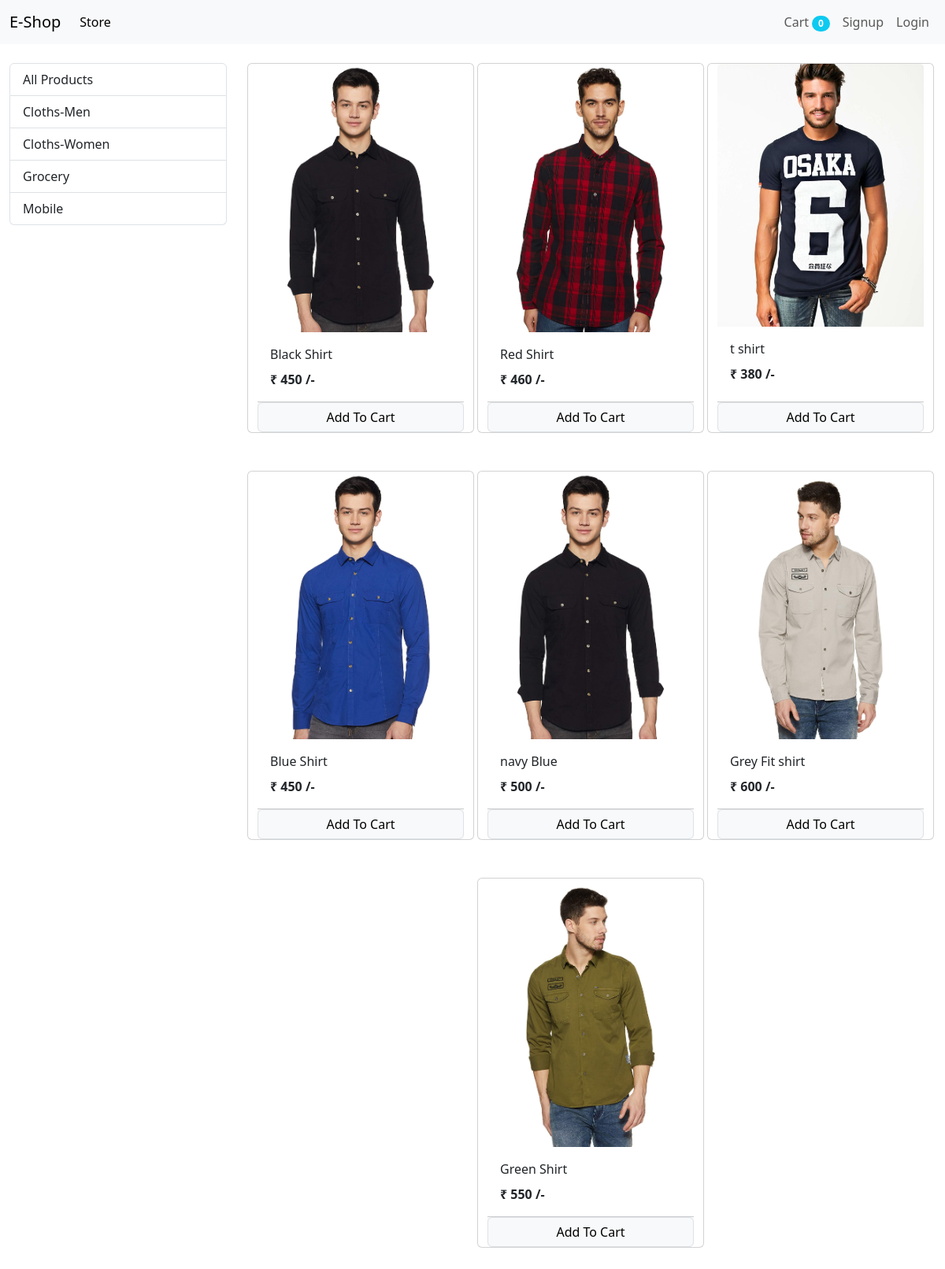
/?category=1, run on the app's committed database.
### store/models/category.py (models this page shows, shortened)
class Category(models.Model):
    name = models.CharField(max_length=20)
    @staticmethod
    def get_all_categories():
        return Category.objects.all()

### store/models/product.py (models this page shows, shortened)
class Product(models.Model):
    name = models.CharField(max_length=50)
    price = models.IntegerField(default=0)
    category =models.ForeignKey(Category ,on_delete=models.CASCADE , default=1)
    description = models.CharField(max_length=200 , default='')
    image = models.ImageField(upload_to='uploads/products/')
    @staticmethod
    def get_all_products_by_category_id(category_id):
        if(category_id):
            return Product.objects.filter(category = category_id)
        else:
            return Product.objects.all()

### store/views/home.py (the view, shortened to what this page needs)
# urls.py: path('' , Index.as_view() , name='homepage'),
class Index(View):
    def get(self , request):
        cart = request.session.get('cart')
        if not cart:
            request.session['cart'] = {}
        categories = Category.get_all_categories()
        category_id = request.GET.get('category')
        if category_id:
            product = Product.get_all_products_by_category_id(category_id)
        else:
            product = Product.get_all_product()
        data = {}
        data['products'] = product
        data['categories'] = categories
        print('you are ' , request.session.get('email'))
        return render(request , 'index.html' , data )

### store/templatetags/cart.py (called while the page is built)
@register.filter(name = "is_in_cart")
def is_in_cart(product,cart):
    keys = cart.keys()
    for id in keys:
        if int(id) == product.id :
            return True
    return False

### store/templatetags/custom_filter.py (called while the page is built)
@register.filter(name = "currency")
def currency(number):
    return "₹ "+str(number)

### store/templates/index.html (shortened to what this page needs)
{% extends 'base.html' %} {% block content %} {% load cart %} {% load custom_filter %}
<div class="container-fluid mt-4">
    <div class="row">
        <div class="col-lg-3 mx-auto">
            <div class="list-group">
                <a href="/" class="list-group-item list-group-item-action">All Products</a> {% for category in categories %}
                <a href="/?category={{category.id}}" class="list-group-item list-group-item-action">{{category.name}}</a> {% endfor %}
            </div>
        </div>
        <div id="products" class="col-lg-9 mx-auto">
            <div class="row mx-auto">
                {% for product in products%}
                <div class="card mx-auto mb-5" id="{{product.id}}" style="width: 18rem;">
                    <img src="{{product.image.url}}" class="card-img-top" alt="...">
                    <div class="card-body">
                        <p class="card-title">{{product.name}}</p>
                        <b><p class="card-text">  {{product.price|currency}} /-</p></b>
                    </div>
                    <div class="card-footer p-0 ">
                        {% if product|is_in_cart:request.session.cart %}
                        <div class="row  no-gutters">
                            <form action="/#{{product.id}}" class="col-2" method="post">
                                {% csrf_token %}
                                <input hidden type="text" name="product" id="" value="{{product.id}}">
                                <input hidden type="text" name="remove" id="" value="True">
                                <input type="submit" value=" - " class=" btn btn-block btn-secondary">
                            </form>
                            <div class="text-center col"> {{product|cart_quantity:request.session.cart }}</div>
                            <form action="/#{{product.id}}" class="col-2" method="post">
                                {% csrf_token %}
                                <input hidden type="text" name="product" id="" value="{{product.id}}">
                                <input type="submit" value=" + " class=" btn btn-block btn-secondary">
                            </form>
                        </div>
                        {% else %}
                        <form action="/#{{product.id}}" method="post" class="btn-block">
                            <input type="submit" class="float-right btn btn-light border form-control" value="Add To Cart">
                        </form>
                        {% endif %}
                    </div>
                </div>
                {% endfor %}
            </div>
        </div>
    </div>
</div>
{% endblock%}

### data on the page
Category: name "Cloths-Men"
Category: name "Cloths-Women"
Category: name "Grocery"
Category: name "Mobile"
Product: {{ product.id }} 1 (drawn), image (picture), name "Black Shirt", price "₹ 450"
Product: image (picture), name "Red Shirt", price "₹ 460"
Product: image (picture), name "t shirt", price "₹ 380"
Product: image (picture), name "Blue Shirt", price "₹ 450"
Product: image (picture), name "navy Blue", price "₹ 500"
Product: image (picture), name "Grey Fit shirt", price "₹ 600"
Product: {{ product.id }} 18 (drawn), image (picture), name "Green Shirt", price "₹ 550"

### other printed values
{{ request.session.cart.keys|length }} "0"
